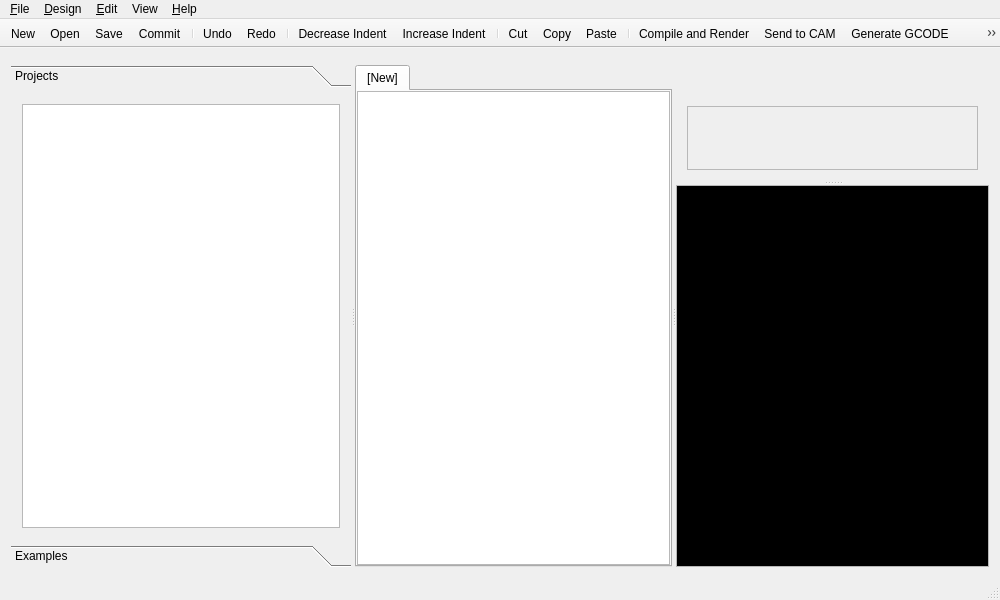
<?xml version="1.0" encoding="UTF-8"?>
<ui version="4.0">
 <class>MainWindow</class>
 <widget class="QMainWindow" name="MainWindow">
  <property name="geometry">
   <rect>
    <x>0</x>
    <y>0</y>
    <width>1000</width>
    <height>600</height>
   </rect>
  </property>
  <property name="windowTitle">
   <string>RapCAD</string>
  </property>
  <widget class="QWidget" name="centralWidget">
   <layout class="QVBoxLayout" name="verticalLayout_2">
    <item>
     <widget class="SearchWidget" name="searchWidget" native="true">
      <property name="sizePolicy">
       <sizepolicy hsizetype="Preferred" vsizetype="Fixed">
        <horstretch>0</horstretch>
        <verstretch>0</verstretch>
       </sizepolicy>
      </property>
     </widget>
    </item>
    <item>
     <widget class="QSplitter" name="vSplitter">
      <property name="orientation">
       <enum>Qt::Horizontal</enum>
      </property>
      <widget class="QToolBox" name="toolBox">
       <widget class="QWidget" name="projectPage">
        <property name="geometry">
         <rect>
          <x>0</x>
          <y>0</y>
          <width>338</width>
          <height>421</height>
         </rect>
        </property>
        <attribute name="label">
         <string>Projects</string>
        </attribute>
        <layout class="QVBoxLayout" name="verticalLayout_3">
         <item>
          <widget class="QTreeView" name="treeView"/>
         </item>
        </layout>
       </widget>
       <widget class="QWidget" name="examplesPage">
        <property name="geometry">
         <rect>
          <x>0</x>
          <y>0</y>
          <width>338</width>
          <height>421</height>
         </rect>
        </property>
        <attribute name="label">
         <string>Examples</string>
        </attribute>
        <layout class="QVBoxLayout" name="verticalLayout_4">
         <item>
          <widget class="QListWidget" name="examplesList">
           <property name="toolTip">
            <string>Double click to insert</string>
           </property>
          </widget>
         </item>
        </layout>
       </widget>
      </widget>
      <widget class="QTabWidget" name="tabWidget">
       <property name="tabShape">
        <enum>QTabWidget::Rounded</enum>
       </property>
       <property name="tabsClosable">
        <bool>false</bool>
       </property>
       <property name="movable">
        <bool>false</bool>
       </property>
       <widget class="CodeEditor" name="scriptEditor">
        <property name="tabStopDistance">
         <double>40.000000000000000</double>
        </property>
        <attribute name="title">
         <string>[New]</string>
        </attribute>
       </widget>
      </widget>
      <widget class="QSplitter" name="hSplitter">
       <property name="orientation">
        <enum>Qt::Vertical</enum>
       </property>
       <widget class="QWidget" name="verticalLayoutWidget">
        <layout class="QVBoxLayout" name="verticalLayout">
         <item>
          <spacer name="verticalSpacer">
           <property name="orientation">
            <enum>Qt::Vertical</enum>
           </property>
           <property name="sizeType">
            <enum>QSizePolicy::Fixed</enum>
           </property>
           <property name="sizeHint" stdset="0">
            <size>
             <width>0</width>
             <height>30</height>
            </size>
           </property>
          </spacer>
         </item>
         <item>
          <widget class="QFrame" name="frame">
           <property name="frameShape">
            <enum>QFrame::StyledPanel</enum>
           </property>
           <property name="frameShadow">
            <enum>QFrame::Raised</enum>
           </property>
           <layout class="QHBoxLayout" name="horizontalLayout_2">
            <property name="leftMargin">
             <number>2</number>
            </property>
            <property name="topMargin">
             <number>2</number>
            </property>
            <property name="rightMargin">
             <number>2</number>
            </property>
            <property name="bottomMargin">
             <number>2</number>
            </property>
            <item>
             <widget class="GLView" name="view" native="true"/>
            </item>
           </layout>
          </widget>
         </item>
        </layout>
       </widget>
       <widget class="Console" name="console">
        <property name="palette">
         <palette>
          <active>
           <colorrole role="Text">
            <brush brushstyle="SolidPattern">
             <color alpha="255">
              <red>255</red>
              <green>255</green>
              <blue>255</blue>
             </color>
            </brush>
           </colorrole>
           <colorrole role="Base">
            <brush brushstyle="SolidPattern">
             <color alpha="255">
              <red>0</red>
              <green>0</green>
              <blue>0</blue>
             </color>
            </brush>
           </colorrole>
          </active>
          <inactive>
           <colorrole role="Text">
            <brush brushstyle="SolidPattern">
             <color alpha="255">
              <red>255</red>
              <green>255</green>
              <blue>255</blue>
             </color>
            </brush>
           </colorrole>
           <colorrole role="Base">
            <brush brushstyle="SolidPattern">
             <color alpha="255">
              <red>0</red>
              <green>0</green>
              <blue>0</blue>
             </color>
            </brush>
           </colorrole>
          </inactive>
          <disabled>
           <colorrole role="Text">
            <brush brushstyle="SolidPattern">
             <color alpha="255">
              <red>159</red>
              <green>158</green>
              <blue>158</blue>
             </color>
            </brush>
           </colorrole>
           <colorrole role="Base">
            <brush brushstyle="SolidPattern">
             <color alpha="255">
              <red>255</red>
              <green>255</green>
              <blue>255</blue>
             </color>
            </brush>
           </colorrole>
          </disabled>
         </palette>
        </property>
       </widget>
      </widget>
     </widget>
    </item>
   </layout>
  </widget>
  <widget class="QMenuBar" name="menuBar">
   <property name="geometry">
    <rect>
     <x>0</x>
     <y>0</y>
     <width>1000</width>
     <height>22</height>
    </rect>
   </property>
   <widget class="QMenu" name="menuFile">
    <property name="title">
     <string>&amp;File</string>
    </property>
    <widget class="QMenu" name="menuExport">
     <property name="title">
      <string>Export</string>
     </property>
     <addaction name="actionExportAsciiSTL"/>
     <addaction name="actionExportOBJ"/>
     <addaction name="actionExportVRML"/>
     <addaction name="actionExportAMF"/>
     <addaction name="actionExport3MF"/>
     <addaction name="actionExportOFF"/>
     <addaction name="actionExportNEF"/>
     <addaction name="actionExportImage"/>
     <addaction name="actionExportSVG"/>
     <addaction name="actionExportCSG"/>
    </widget>
    <addaction name="actionNew"/>
    <addaction name="actionBreadboardDesigner"/>
    <addaction name="actionNewProject"/>
    <addaction name="actionOpen"/>
    <addaction name="separator"/>
    <addaction name="actionCommit"/>
    <addaction name="actionSave"/>
    <addaction name="actionSaveAs"/>
    <addaction name="actionSaveAll"/>
    <addaction name="separator"/>
    <addaction name="menuExport"/>
    <addaction name="separator"/>
    <addaction name="actionClose"/>
    <addaction name="actionQuit"/>
   </widget>
   <widget class="QMenu" name="menuEdit">
    <property name="title">
     <string>&amp;Edit</string>
    </property>
    <addaction name="actionUndo"/>
    <addaction name="actionRedo"/>
    <addaction name="separator"/>
    <addaction name="actionCut"/>
    <addaction name="actionCopy"/>
    <addaction name="actionPaste"/>
    <addaction name="separator"/>
    <addaction name="actionFind"/>
    <addaction name="actionFindAndReplace"/>
    <addaction name="separator"/>
    <addaction name="actionPreferences"/>
   </widget>
   <widget class="QMenu" name="menuDesign">
    <property name="title">
     <string>&amp;Design</string>
    </property>
    <addaction name="actionCompileAndRender"/>
    <addaction name="actionSendToCAM"/>
    <addaction name="actionGenerateGcode"/>
    <addaction name="actionShowBuiltins"/>
    <addaction name="actionEnableCaches"/>
    <addaction name="actionFlushCaches"/>
   </widget>
   <widget class="QMenu" name="menuView">
    <property name="title">
     <string>View</string>
    </property>
    <addaction name="actionShowEdges"/>
    <addaction name="actionShowAxes"/>
    <addaction name="actionShowRulers"/>
    <addaction name="actionShowBase"/>
    <addaction name="actionShowPrintArea"/>
    <addaction name="actionSkeleton"/>
    <addaction name="separator"/>
    <addaction name="actionShowEditor"/>
    <addaction name="actionShowConsole"/>
    <addaction name="actionShowExplorer"/>
    <addaction name="separator"/>
    <addaction name="actionTop"/>
    <addaction name="actionBottom"/>
    <addaction name="actionNorth"/>
    <addaction name="actionSouth"/>
    <addaction name="actionEast"/>
    <addaction name="actionWest"/>
    <addaction name="actionDefaultView"/>
    <addaction name="separator"/>
    <addaction name="actionSetViewport"/>
   </widget>
   <widget class="QMenu" name="menuHelp">
    <property name="title">
     <string>&amp;Help</string>
    </property>
    <addaction name="actionAbout"/>
    <addaction name="actionAboutQt"/>
    <addaction name="actionUserGuide"/>
   </widget>
   <addaction name="menuFile"/>
   <addaction name="menuDesign"/>
   <addaction name="menuEdit"/>
   <addaction name="menuView"/>
   <addaction name="menuHelp"/>
  </widget>
  <widget class="QToolBar" name="mainToolBar">
   <property name="movable">
    <bool>false</bool>
   </property>
   <property name="floatable">
    <bool>false</bool>
   </property>
   <attribute name="toolBarArea">
    <enum>TopToolBarArea</enum>
   </attribute>
   <attribute name="toolBarBreak">
    <bool>false</bool>
   </attribute>
   <addaction name="actionNew"/>
   <addaction name="actionOpen"/>
   <addaction name="actionSave"/>
   <addaction name="actionCommit"/>
   <addaction name="separator"/>
   <addaction name="actionUndo"/>
   <addaction name="actionRedo"/>
   <addaction name="separator"/>
   <addaction name="actionDecreaseIndent"/>
   <addaction name="actionIncreaseIndent"/>
   <addaction name="separator"/>
   <addaction name="actionCut"/>
   <addaction name="actionCopy"/>
   <addaction name="actionPaste"/>
   <addaction name="separator"/>
   <addaction name="actionCompileAndRender"/>
   <addaction name="actionSendToCAM"/>
   <addaction name="actionGenerateGcode"/>
   <addaction name="actionUserGuide"/>
  </widget>
  <widget class="QStatusBar" name="statusBar"/>
  <action name="actionNew">
   <property name="icon">
    <iconset theme="document-new">
     <normaloff>.</normaloff>.</iconset>
   </property>
   <property name="text">
    <string>&amp;New</string>
   </property>
   <property name="toolTip">
    <string>Create a new RapCAD document.</string>
   </property>
   <property name="shortcut">
    <string>Ctrl+N</string>
   </property>
   <property name="iconVisibleInMenu">
    <bool>true</bool>
   </property>
  </action>
  <action name="actionOpen">
   <property name="icon">
    <iconset theme="document-open">
     <normaloff>.</normaloff>.</iconset>
   </property>
   <property name="text">
    <string>&amp;Open...</string>
   </property>
   <property name="iconText">
    <string>Open</string>
   </property>
   <property name="toolTip">
    <string>Open an existing RapCAD document.</string>
   </property>
   <property name="shortcut">
    <string>Ctrl+O</string>
   </property>
   <property name="iconVisibleInMenu">
    <bool>true</bool>
   </property>
  </action>
  <action name="actionClose">
   <property name="icon">
    <iconset theme="window-close">
     <normaloff>.</normaloff>.</iconset>
   </property>
   <property name="text">
    <string>&amp;Close</string>
   </property>
   <property name="toolTip">
    <string>Close the current document.</string>
   </property>
   <property name="shortcut">
    <string>Ctrl+W</string>
   </property>
   <property name="iconVisibleInMenu">
    <bool>true</bool>
   </property>
  </action>
  <action name="actionSave">
   <property name="icon">
    <iconset theme="document-save">
     <normaloff>.</normaloff>.</iconset>
   </property>
   <property name="text">
    <string>&amp;Save</string>
   </property>
   <property name="toolTip">
    <string>Save the current document.</string>
   </property>
   <property name="shortcut">
    <string>Ctrl+S</string>
   </property>
   <property name="iconVisibleInMenu">
    <bool>true</bool>
   </property>
  </action>
  <action name="actionSaveAs">
   <property name="icon">
    <iconset theme="document-save-as">
     <normaloff>.</normaloff>.</iconset>
   </property>
   <property name="text">
    <string>Save &amp;As...</string>
   </property>
   <property name="toolTip">
    <string>Save the current document with a new file name.</string>
   </property>
   <property name="shortcut">
    <string>Ctrl+Shift+S</string>
   </property>
   <property name="iconVisibleInMenu">
    <bool>true</bool>
   </property>
  </action>
  <action name="actionQuit">
   <property name="icon">
    <iconset theme="application-exit">
     <normaloff>.</normaloff>.</iconset>
   </property>
   <property name="text">
    <string>&amp;Quit</string>
   </property>
   <property name="toolTip">
    <string>Quit RapCAD</string>
   </property>
   <property name="shortcut">
    <string>Ctrl+Q</string>
   </property>
   <property name="iconVisibleInMenu">
    <bool>true</bool>
   </property>
  </action>
  <action name="actionUndo">
   <property name="icon">
    <iconset theme="edit-undo">
     <normaloff>.</normaloff>.</iconset>
   </property>
   <property name="text">
    <string>Undo</string>
   </property>
   <property name="toolTip">
    <string>Undo the last action.</string>
   </property>
   <property name="shortcut">
    <string>Ctrl+Z</string>
   </property>
   <property name="iconVisibleInMenu">
    <bool>true</bool>
   </property>
  </action>
  <action name="actionRedo">
   <property name="icon">
    <iconset theme="edit-redo">
     <normaloff>.</normaloff>.</iconset>
   </property>
   <property name="text">
    <string>Redo</string>
   </property>
   <property name="toolTip">
    <string>Redo the last undone action.</string>
   </property>
   <property name="shortcut">
    <string>Ctrl+Shift+Z</string>
   </property>
   <property name="iconVisibleInMenu">
    <bool>true</bool>
   </property>
  </action>
  <action name="actionCut">
   <property name="icon">
    <iconset theme="edit-cut">
     <normaloff>.</normaloff>.</iconset>
   </property>
   <property name="text">
    <string>Cut</string>
   </property>
   <property name="toolTip">
    <string>Cut the selected text.</string>
   </property>
   <property name="shortcut">
    <string>Ctrl+X</string>
   </property>
   <property name="iconVisibleInMenu">
    <bool>true</bool>
   </property>
  </action>
  <action name="actionCopy">
   <property name="icon">
    <iconset theme="edit-copy">
     <normaloff>.</normaloff>.</iconset>
   </property>
   <property name="text">
    <string>Copy</string>
   </property>
   <property name="toolTip">
    <string>Copy the selected text.</string>
   </property>
   <property name="shortcut">
    <string>Ctrl+C</string>
   </property>
   <property name="iconVisibleInMenu">
    <bool>true</bool>
   </property>
  </action>
  <action name="actionPaste">
   <property name="icon">
    <iconset theme="edit-paste">
     <normaloff>.</normaloff>.</iconset>
   </property>
   <property name="text">
    <string>&amp;Paste</string>
   </property>
   <property name="toolTip">
    <string>Paste the clipboard text.</string>
   </property>
   <property name="shortcut">
    <string>Ctrl+V</string>
   </property>
   <property name="iconVisibleInMenu">
    <bool>true</bool>
   </property>
  </action>
  <action name="actionCompileAndRender">
   <property name="icon">
    <iconset theme="system-run">
     <normaloff>.</normaloff>.</iconset>
   </property>
   <property name="text">
    <string>Compile and &amp;Render</string>
   </property>
   <property name="toolTip">
    <string>Compile and Render the current document.</string>
   </property>
   <property name="shortcut">
    <string>F6</string>
   </property>
   <property name="visible">
    <bool>true</bool>
   </property>
   <property name="iconVisibleInMenu">
    <bool>true</bool>
   </property>
  </action>
  <action name="actionGenerateGcode">
   <property name="icon">
    <iconset theme="text-x-script">
     <normaloff>.</normaloff>.</iconset>
   </property>
   <property name="text">
    <string>Generate GCODE</string>
   </property>
   <property name="toolTip">
    <string>Generate GCODE for the current document.</string>
   </property>
   <property name="shortcut">
    <string>F7</string>
   </property>
   <property name="visible">
    <bool>false</bool>
   </property>
   <property name="iconVisibleInMenu">
    <bool>true</bool>
   </property>
  </action>
  <action name="actionShowEdges">
   <property name="checkable">
    <bool>true</bool>
   </property>
   <property name="text">
    <string>Show Edges</string>
   </property>
   <property name="shortcut">
    <string>Ctrl+1</string>
   </property>
  </action>
  <action name="actionSkeleton">
   <property name="checkable">
    <bool>true</bool>
   </property>
   <property name="text">
    <string>Skeleton</string>
   </property>
   <property name="shortcut">
    <string>F11</string>
   </property>
  </action>
  <action name="actionShowAxes">
   <property name="checkable">
    <bool>true</bool>
   </property>
   <property name="checked">
    <bool>true</bool>
   </property>
   <property name="text">
    <string>Show Axes</string>
   </property>
   <property name="shortcut">
    <string>Ctrl+2</string>
   </property>
  </action>
  <action name="actionShowBase">
   <property name="checkable">
    <bool>true</bool>
   </property>
   <property name="checked">
    <bool>true</bool>
   </property>
   <property name="text">
    <string>Show Base</string>
   </property>
  </action>
  <action name="actionShowPrintArea">
   <property name="checkable">
    <bool>true</bool>
   </property>
   <property name="checked">
    <bool>true</bool>
   </property>
   <property name="text">
    <string>Show Print Area</string>
   </property>
  </action>
  <action name="actionShowRulers">
   <property name="checkable">
    <bool>true</bool>
   </property>
   <property name="checked">
    <bool>true</bool>
   </property>
   <property name="text">
    <string>Show Rulers</string>
   </property>
  </action>
  <action name="actionPreferences">
   <property name="icon">
    <iconset theme="document-properties">
     <normaloff>.</normaloff>.</iconset>
   </property>
   <property name="text">
    <string>Preferences</string>
   </property>
   <property name="iconVisibleInMenu">
    <bool>true</bool>
   </property>
  </action>
  <action name="actionExportAsciiSTL">
   <property name="text">
    <string>Ascii STL</string>
   </property>
   <property name="toolTip">
    <string>Export to Ascii STL</string>
   </property>
  </action>
  <action name="actionExportOFF">
   <property name="enabled">
    <bool>true</bool>
   </property>
   <property name="text">
    <string>OFF</string>
   </property>
   <property name="toolTip">
    <string>Export to OFF</string>
   </property>
  </action>
  <action name="actionExportImage">
   <property name="text">
    <string>PNG Image</string>
   </property>
   <property name="toolTip">
    <string>Export to PNG Image</string>
   </property>
  </action>
  <action name="actionShowEditor">
   <property name="checkable">
    <bool>true</bool>
   </property>
   <property name="checked">
    <bool>true</bool>
   </property>
   <property name="text">
    <string>Show Editor</string>
   </property>
  </action>
  <action name="actionShowConsole">
   <property name="checkable">
    <bool>true</bool>
   </property>
   <property name="checked">
    <bool>true</bool>
   </property>
   <property name="text">
    <string>Show Console</string>
   </property>
  </action>
  <action name="actionShowExplorer">
   <property name="checkable">
    <bool>true</bool>
   </property>
   <property name="checked">
    <bool>true</bool>
   </property>
   <property name="text">
    <string>Show Explorer</string>
   </property>
  </action>
  <action name="actionSetViewport">
   <property name="text">
    <string>Set Default View</string>
   </property>
  </action>
  <action name="actionDefaultView">
   <property name="text">
    <string>Default</string>
   </property>
   <property name="shortcut">
    <string>Ctrl+D</string>
   </property>
  </action>
  <action name="actionTop">
   <property name="text">
    <string>Top</string>
   </property>
   <property name="toolTip">
    <string>View from the top</string>
   </property>
   <property name="shortcut">
    <string>Ctrl+4</string>
   </property>
  </action>
  <action name="actionBottom">
   <property name="text">
    <string>Bottom</string>
   </property>
   <property name="toolTip">
    <string>View from the bottom</string>
   </property>
   <property name="shortcut">
    <string>Ctrl+5</string>
   </property>
  </action>
  <action name="actionWest">
   <property name="text">
    <string>West</string>
   </property>
   <property name="toolTip">
    <string>View from the west</string>
   </property>
   <property name="shortcut">
    <string>Ctrl+9</string>
   </property>
  </action>
  <action name="actionEast">
   <property name="text">
    <string>East</string>
   </property>
   <property name="toolTip">
    <string>View from the east</string>
   </property>
   <property name="shortcut">
    <string>Ctrl+8</string>
   </property>
  </action>
  <action name="actionSouth">
   <property name="text">
    <string>South</string>
   </property>
   <property name="toolTip">
    <string>View from the south</string>
   </property>
   <property name="shortcut">
    <string>Ctrl+7</string>
   </property>
  </action>
  <action name="actionNorth">
   <property name="text">
    <string>North</string>
   </property>
   <property name="toolTip">
    <string>View from the north</string>
   </property>
   <property name="shortcut">
    <string>Ctrl+6</string>
   </property>
  </action>
  <action name="actionSaveAll">
   <property name="text">
    <string>Save All</string>
   </property>
  </action>
  <action name="actionExportAMF">
   <property name="icon">
    <iconset theme="text-x-generic-template">
     <normaloff>.</normaloff>.</iconset>
   </property>
   <property name="text">
    <string>AMF</string>
   </property>
   <property name="toolTip">
    <string>Export the current rendering as AMF</string>
   </property>
  </action>
  <action name="actionAbout">
   <property name="icon">
    <iconset theme="help-about">
     <normaloff>.</normaloff>.</iconset>
   </property>
   <property name="text">
    <string>&amp;About</string>
   </property>
  </action>
  <action name="actionBreadboardDesigner">
   <property name="text">
    <string>Breadboard Designer</string>
   </property>
  </action>
  <action name="actionShowBuiltins">
   <property name="icon">
    <iconset theme="package">
     <normaloff>.</normaloff>.</iconset>
   </property>
   <property name="text">
    <string>Show &amp;Builtins</string>
   </property>
   <property name="toolTip">
    <string>Show Built in Function and Module definitions</string>
   </property>
  </action>
  <action name="actionExportCSG">
   <property name="text">
    <string>CSG product</string>
   </property>
   <property name="toolTip">
    <string>CSG product</string>
   </property>
  </action>
  <action name="actionAboutQt">
   <property name="text">
    <string>About &amp;Qt</string>
   </property>
  </action>
  <action name="actionExportOBJ">
   <property name="text">
    <string>OBJ</string>
   </property>
  </action>
  <action name="actionExportVRML">
   <property name="text">
    <string>VRML 2.0</string>
   </property>
  </action>
  <action name="actionUserGuide">
   <property name="icon">
    <iconset theme="help">
     <normaloff>.</normaloff>.</iconset>
   </property>
   <property name="text">
    <string>User Guide</string>
   </property>
  </action>
  <action name="actionFlushCaches">
   <property name="text">
    <string>Flush Caches</string>
   </property>
   <property name="toolTip">
    <string>Flush the geomtry cache</string>
   </property>
  </action>
  <action name="actionExportNEF">
   <property name="text">
    <string>NEF</string>
   </property>
   <property name="toolTip">
    <string>Export NEF</string>
   </property>
  </action>
  <action name="actionEnableCaches">
   <property name="checkable">
    <bool>true</bool>
   </property>
   <property name="text">
    <string>Enable Caches</string>
   </property>
   <property name="toolTip">
    <string>Enable Caches</string>
   </property>
  </action>
  <action name="actionExport3MF">
   <property name="text">
    <string>3MF</string>
   </property>
  </action>
  <action name="actionExportSVG">
   <property name="text">
    <string>SVG (2D)</string>
   </property>
  </action>
  <action name="actionIncreaseIndent">
   <property name="icon">
    <iconset theme="format-indent-more">
     <normaloff>.</normaloff>.</iconset>
   </property>
   <property name="text">
    <string>Increase Indent</string>
   </property>
   <property name="toolTip">
    <string>Increase the indentation of the selected text</string>
   </property>
  </action>
  <action name="actionDecreaseIndent">
   <property name="icon">
    <iconset theme="format-indent-less">
     <normaloff>.</normaloff>.</iconset>
   </property>
   <property name="text">
    <string>Decrease Indent</string>
   </property>
   <property name="toolTip">
    <string>Decrease the indentation of the selected text</string>
   </property>
  </action>
  <action name="actionFind">
   <property name="icon">
    <iconset theme="edit-find">
     <normaloff>.</normaloff>.</iconset>
   </property>
   <property name="text">
    <string>Find</string>
   </property>
   <property name="shortcut">
    <string>Ctrl+F</string>
   </property>
  </action>
  <action name="actionFindAndReplace">
   <property name="icon">
    <iconset theme="edit-find-replace">
     <normaloff>.</normaloff>.</iconset>
   </property>
   <property name="text">
    <string>Find and Replace</string>
   </property>
   <property name="shortcut">
    <string>Ctrl+H</string>
   </property>
  </action>
  <action name="actionSendToCAM">
   <property name="icon">
    <iconset theme="document-page-setup"/>
   </property>
   <property name="text">
    <string>Send to CAM</string>
   </property>
   <property name="toolTip">
    <string>Send the current design to the configured CAM application.</string>
   </property>
  </action>
  <action name="actionNewProject">
   <property name="icon">
    <iconset theme="folder-new"/>
   </property>
   <property name="text">
    <string>New Project</string>
   </property>
  </action>
  <action name="actionCommit">
   <property name="icon">
    <iconset theme="go-next"/>
   </property>
   <property name="text">
    <string>Commit</string>
   </property>
  </action>
 </widget>
 <layoutdefault spacing="6" margin="11"/>
 <customwidgets>
  <customwidget>
   <class>GLView</class>
   <extends>QWidget</extends>
   <header>ui/glview.h</header>
   <container>1</container>
  </customwidget>
  <customwidget>
   <class>Console</class>
   <extends>QPlainTextEdit</extends>
   <header>ui/console.h</header>
   <container>1</container>
  </customwidget>
  <customwidget>
   <class>CodeEditor</class>
   <extends>QPlainTextEdit</extends>
   <header>ui/codeeditor.h</header>
   <container>1</container>
  </customwidget>
  <customwidget>
   <class>SearchWidget</class>
   <extends>QWidget</extends>
   <header>ui/searchwidget.h</header>
   <container>1</container>
  </customwidget>
 </customwidgets>
 <resources/>
 <connections/>
</ui>
